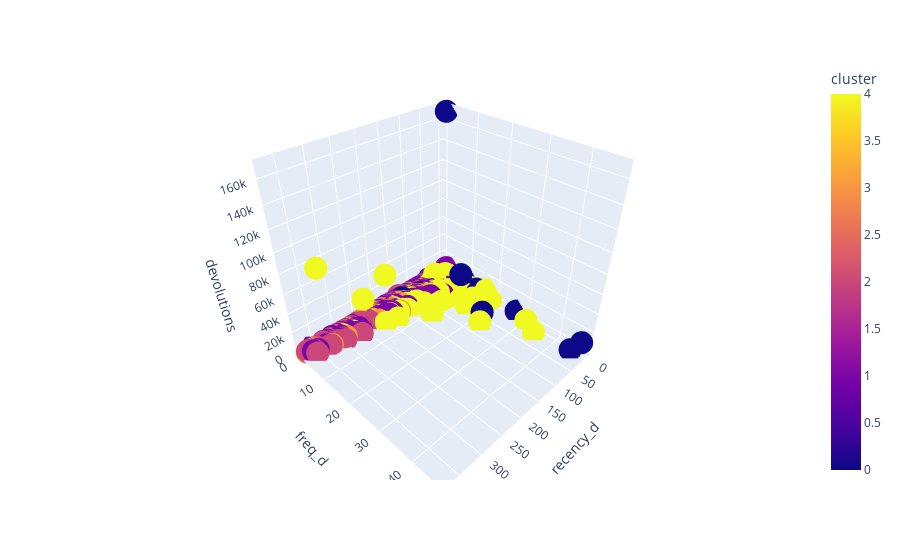

The cell this chart's notebook holds for it:
### Code cell
fig = px.scatter_3d(df9, x='recency_d', y='freq_d', z='devolutions', color='cluster')
fig.show()

### Figure 1 — Plotly figure (JSON) as saved in the notebook; plotly's stock layout.template omitted (floating-point values rounded to 4 significant figures; data arrays with more than 128 entries replaced by an {"elided": "..."} marker saying what was removed)
{"data": [{"hovertemplate": "recency_d=%{x}<br>freq_d=%{y}<br>devolutions=%{z}<br>cluster=%{marker.color}<extra></extra>", "legendgroup": "", "marker": {"color": {"elided": "4371 int values"}, "coloraxis": "coloraxis", "symbol": "circle"}, "mode": "markers", "name": "", "scene": "scene", "showlegend": false, "type": "scatter3d", "x": {"elided": "4371 int values"}, "y": {"elided": "4371 int values"}, "z": {"elided": "4371 float values"}}], "layout": {"coloraxis": {"colorbar": {"title": {"text": "cluster"}}, "colorscale": [[0, "#0d0887"], [0.1111, "#46039f"], [0.2222, "#7201a8"], [0.3333, "#9c179e"], [0.4444, "#bd3786"], [0.5556, "#d8576b"], [0.6667, "#ed7953"], [0.7778, "#fb9f3a"], [0.8889, "#fdca26"], [1, "#f0f921"]]}, "legend": {"tracegroupgap": 0}, "margin": {"t": 60}, "scene": {"domain": {"x": [0, 1], "y": [0, 1]}, "xaxis": {"title": {"text": "recency_d"}}, "yaxis": {"title": {"text": "freq_d"}}, "zaxis": {"title": {"text": "devolutions"}}}}}
